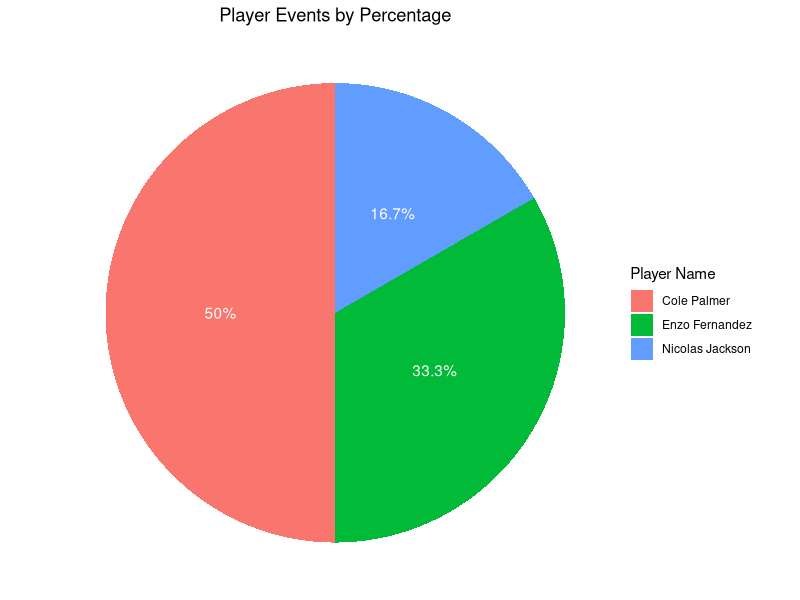

The R source for this figure:
## ---- chunk 1
print("hello barcharts!")
## ---- chunk 2
# Create a random dataset using Poisson Distribution
library(dplyr)
library(ggplot2)
set.seed(14)
names <- c("Nicolas Jackson", "Enzo Fernandez", "Cole Palmer")
random_ints <- rpois(n = 3, lambda = 5)
player_name <- c()
event_id <- sample(x = 1:50, size = sum(random_ints), replace = FALSE)

for (i in 1:length(names)) {
  player_name <- c(player_name, rep(names[i], times = random_ints[i]))
}

event_data <- data.frame(event_id, player_name)
head(event_data, 5)
## ---- chunk 3
# First we have to calculate the frequencies of each player in the data
count_data <- event_data |> 
  dplyr::count(player_name) |> # creates a new variable called 'n'
  dplyr::mutate(percent = n / sum(n) * 100.0)

count_data |> 
  ggplot2::ggplot(aes(x = "", y = n, fill = player_name)) +
  ggplot2::geom_bar(width = 1, stat = "identity") + # we use identity because the table has counts
  ggplot2::coord_polar("y") + # we need this so we can create the pie chart
  ggplot2::theme_void() +
  ggplot2::geom_text(aes(label = paste0(round(percent, 1), "%")),
                     position = position_stack(vjust = 0.5),
                     color = 'white') +
  ggtitle(label = "Player Events by Percentage") +
  labs(fill = "Player Name") + # we specify fill because of the aes(fill =) earlier in the snippet
  theme(plot.title = element_text(hjust = 0.5)) # center the title
